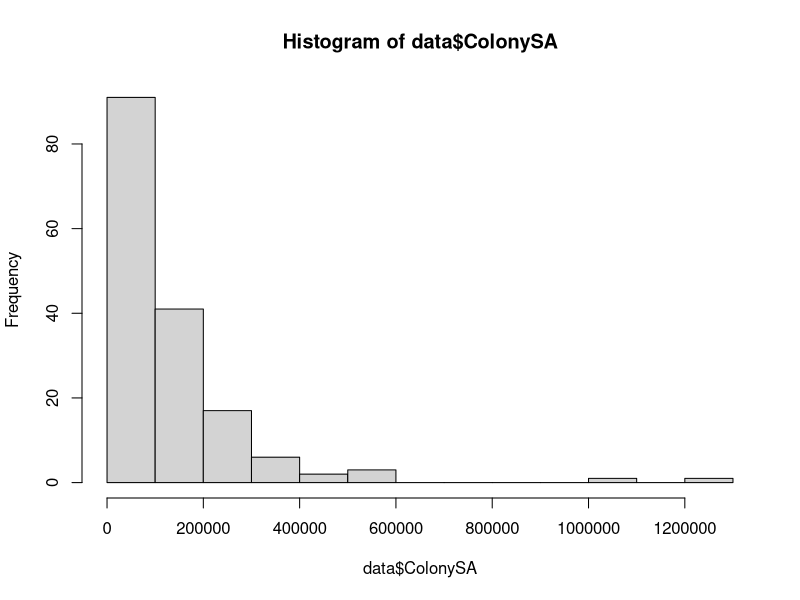
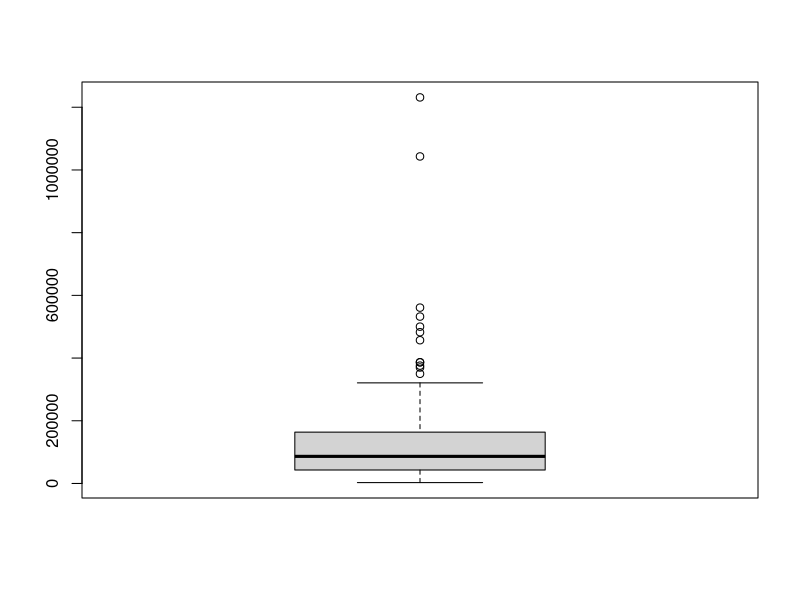
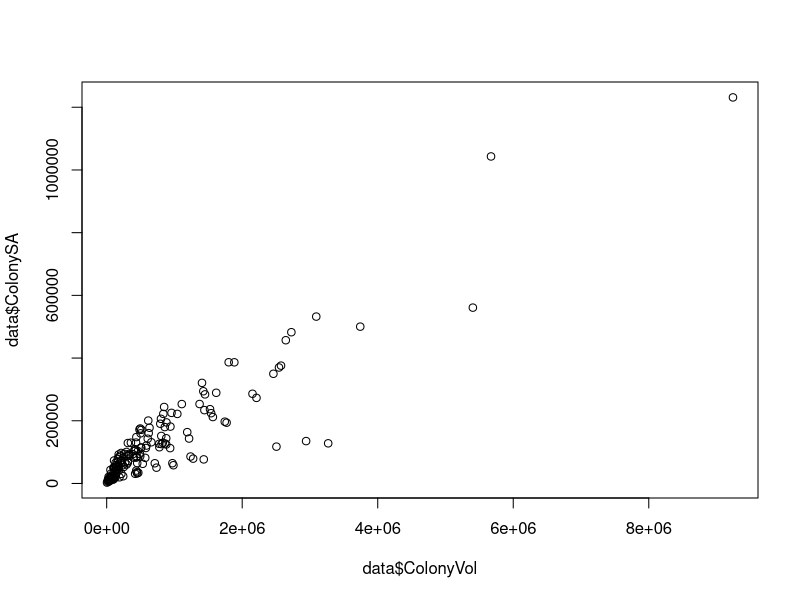
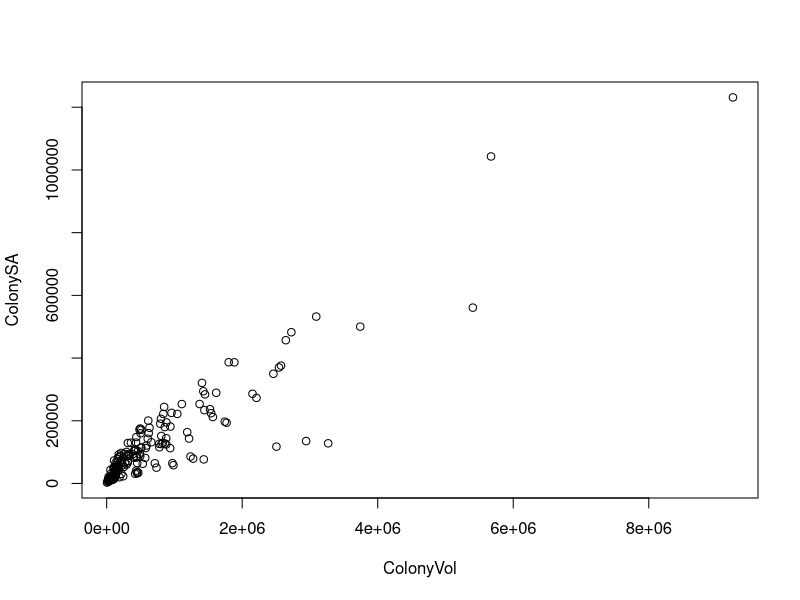

These charts were generated, in order, by the following R code: (Note: this script raises an error after producing the figures.)
## ---- chunk 1
data <- read.csv("data/3DLaserScannedColonies.csv", as.is=TRUE)
# head(data)
## ---- chunk 2
hist(data$ColonySA)
boxplot(data$ColonySA)
plot(data$ColonyVol, data$ColonySA)
plot(ColonySA ~ ColonyVol, data)
## ---- chunk 3
# Data transformation
data$ColonySA_log10 <- log10(data$ColonySA)
data$ColonyVol_log10 <- log10(data$ColonyVol)

# Regression analysis
mod <- lm(ColonySA_log10 ~ ColonyVol_log10, data)
summary(mod)
confint(mod)

write.csv(round(summary(mod)$coef, 3), "output/josh_table.csv")

## ---- chunk 4
# Plot

png("figs/josh_figure.png")

plot(ColonySA_log10 ~ ColonyVol_log10, data)

vols <- sort(data$ColonyVol_log10)
pred_SA <- predict(mod, list(ColonyVol_log10 = vols), interval="confidence")

lines(vols, pred_SA[,1])
lines(vols, pred_SA[,2], lty=2)
lines(vols, pred_SA[,3], lty=2)
polygon(c(vols, rev(vols)), c(pred_SA[,2], rev(pred_SA[,3])), border=NA, col=rgb(0,0,0,0.2))

dev.off()

